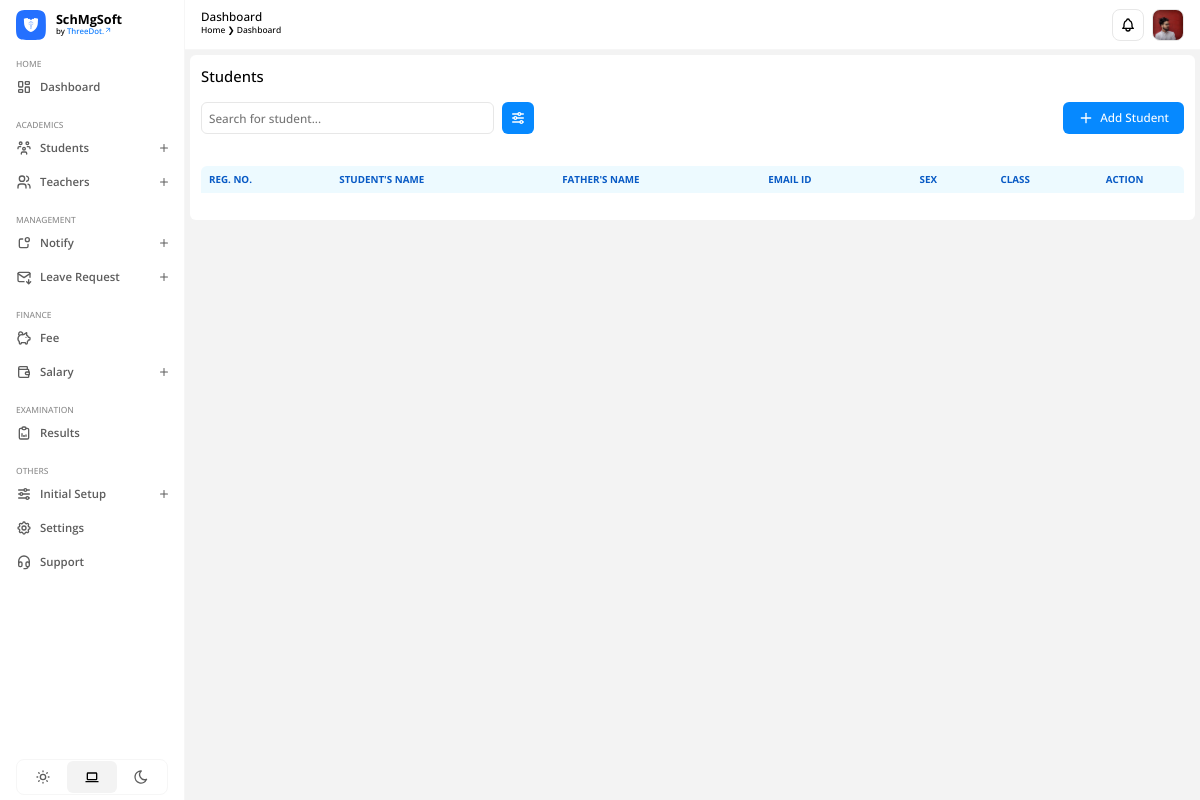
Before: /academics/students/ (signed in) with the older database file.
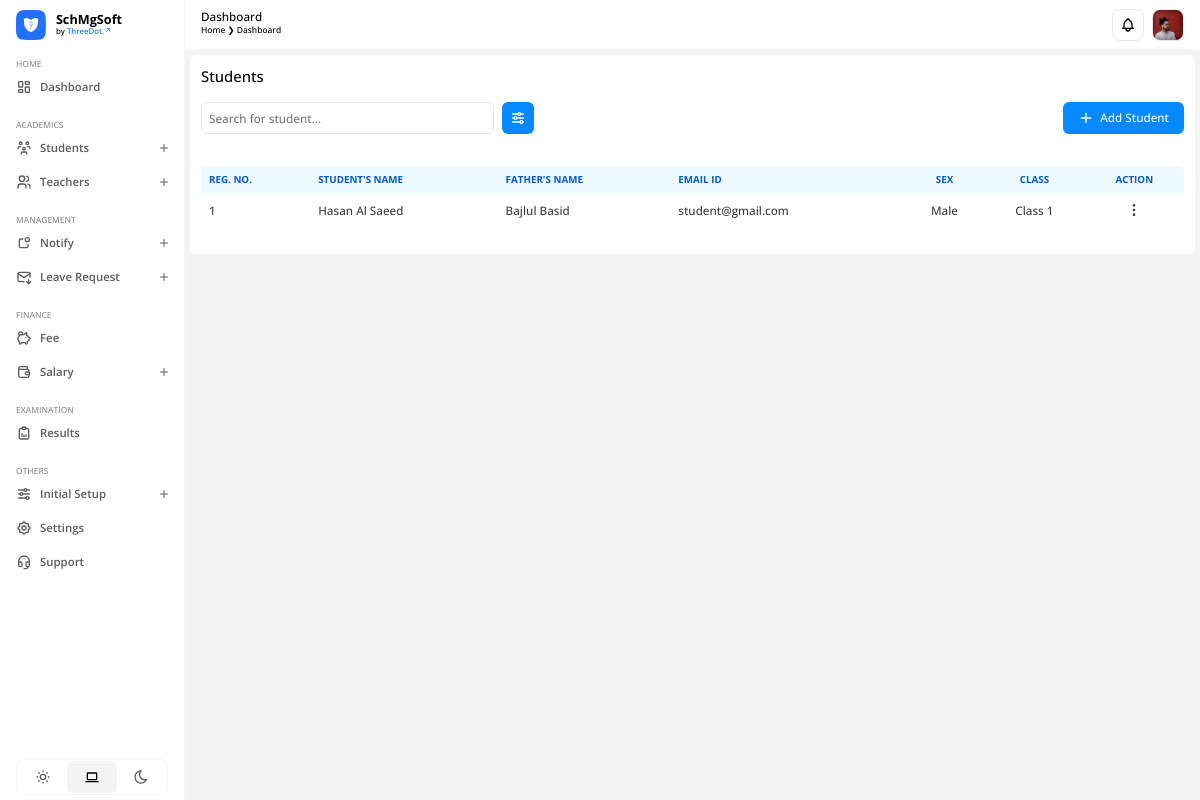
After: the same page with the newer database file.
### apps/users/models.py (models this page shows)
class CustomUser(AbstractUser):
    USER = (
        (1, 'ADMIN'),
        (2, 'TEACHER'),
        (3, 'STUDENT')
    )
    user_type = models.CharField(choices=USER, max_length=20, default=1)
    profile_pic = models.ImageField(upload_to='profile_pic/', null=True, blank=True)
    city = models.CharField(max_length=200, blank=True)
    country = models.CharField(max_length=200, blank=True)

### apps/academics/models.py (models this page shows, shortened)
class Student(models.Model):
    admin = models.OneToOneField(CustomUser, on_delete=models.CASCADE)
    father_name = models.CharField(max_length=200)
    mother_name = models.CharField(max_length=200)
    gender = models.CharField(max_length=20)
    dob = models.DateField()
    mobile_no = models.PositiveIntegerField()
    vill_town = models.CharField(max_length=200)
    post_office = models.CharField(max_length=200)
    police_station = models.CharField(max_length=200)
    district = models.CharField(max_length=200)
    permanent_address = models.CharField(max_length=300)
    state = models.CharField(max_length=200)
    pin = models.PositiveIntegerField()
    session_id = models.ForeignKey(Session, on_delete=models.DO_NOTHING)
    class_id = models.ForeignKey(Class, on_delete=models.DO_NOTHING)
    student_photo = models.ImageField(upload_to='media/profile_pic')
    dob_certificate = models.FileField(upload_to='media/students/certificates')
    created_at = models.DateTimeField(auto_now_add=True)
    updated_at = models.DateTimeField(auto_now=True)

### apps/home/models.py (models this page shows, shortened)
class Class(models.Model):
    session = models.ForeignKey(Session, on_delete=models.DO_NOTHING)
    class_name = models.CharField(max_length=100)
    created_at = models.DateTimeField(auto_now_add=True)
    updated_at = models.DateTimeField(auto_now=True)

### apps/academics/views.py (the view, shortened to what this page needs)
# urls.py: path('students/', views.students, name='students'),
@login_required(login_url='/')
def students(request):
    classes = Class.objects.all()
    sessions = Session.objects.all()
    students = Student.objects.all()
    student_count = Student.objects.count()
    context = {
        'classes': classes,
        'sessions': sessions,
        'students': students,
        'student_count': student_count
    }
    return render(request, 'students.html', context)

### apps/academics/templates/students.html (shortened to what this page needs)
{% extends "base.html" %} {% load static %} {% block htmlhead %}
<link
  rel="stylesheet"
  type="text/css"
  href="{% static 'css/academics/students.css' %}"
/>
{% endblock htmlhead %} {% block content %}
<div id="students">
  <h3>Students</h3>
  <div class="header">
    <div class="search-filter">
      <input
        type="text"
        name="search-input"
        id="search-input"
        placeholder="Search for student..."
      />
      <button>
      </button>
    </div>
    <span id="add-student-form-btn">
      <p>Add Student</p>
    </span>
  </div>
  <div id="table-container">
    <table id="student-table">
      <thead>
        <tr>
          <th>REG. NO.</th>
          <th>STUDENT'S NAME</th>
          <th>FATHER'S NAME</th>
          <th>EMAIL ID</th>
          <th style="text-align: center">SEX</th>
          <th style="text-align: center">CLASS</th>
          <th style="text-align: center">ACTION</th>
        </tr>
      </thead>
      <tbody>
        {% for i in students %}
        <tr>
          <td>{{ forloop.counter }}</td>
          <td>{{ i.admin.first_name }}&nbsp;{{ i.admin.last_name }}</td>
          <td>{{ i.father_name }}</td>
          <td>{{ i.admin.email }}</td>
          <td style="text-align: center">{{ i.gender }}</td>
          <td style="text-align: center">{{ i.class_id.class_name }}</td>
          <td
            style="
              text-align: center;
              display: flex;
              align-items: center;
              justify-content: center;
            "
          >
            <button class="action-btn">
            </button>
          </td>
        </tr>
        {% endfor %}
      </tbody>
    </table>
  </div>
</div>
{% include "add-student-form.html" %}
{% endblock %}

### SchMgSoft/templates/base.html (shortened to what this page needs)
{% load static %}
<!DOCTYPE html>
<html lang="en">
  <head>
    <link
      rel="stylesheet"
      type="text/css"
      href="{% static 'css/style.css' %}"
    />
    {% block htmlhead %} {% endblock htmlhead %}
  </head>
  <body class="light-mode">
    {% include "header.html" %}
    {% include "sidebar.html" %}
    <main id="main-content">{% block content %} {% endblock %}</main>
  </body>
</html>

### SchMgSoft/templates/header.html (shortened to what this page needs)
{% load static %}
{% block content %}
<header>
  <div class="left">
    <h3>Dashboard</h3>
    <div class="breadcrumb">
      <p>Home &#10095; Dashboard</p>
    </div>
  </div>
  <div class="right">
    <div id="notification-icon">
    </div>
    <div id="profile">
      {% if user.profile_pic == "" %}
      <img
        src="https://images.unsplash.com/photo-1522075469751-3a6694fb2f61?crop=entropy&cs=srgb&fm=jpg&ixid=M3wzMjM4NDZ8MHwxfHJhbmRvbXx8fHx8fHx8fDE3MjA2ODA4NTB8&ixlib=rb-4.0.3&q=85"
        alt="Profile Photo."
      />
      {% else %}
      <img src="{{ user.profile_pic.url }}" alt="Profile Photo." />
      {% endif %}
    </div>
  </div>
</header>
{% endblock %}
{% block extracss %}
<link rel="stylesheet" type="text/css" href="{% static 'css/header.css' %}" />
{% endblock %}

### SchMgSoft/templates/sidebar.html (shortened to what this page needs)
{% load static %}
{% load active_link_tags %}
{% block content %}
<aside id="sidebar">
  <div id="logo">
    <div id="logo-image">
    </div>
    <div id="logo-name">
      <h3>SchMgSoft</h3>
      <p>
        by
        <a href="https://threedot.in/" target="_blank" rel="noopener noreferrer"
          >ThreeDot.</a>
      </p>
    </div>
  </div>
  {% if user.user_type == '1' %}
  <section id="navbar">
    <div class="group">
      <p class="title">HOME</p>
      <a href="{% url 'home' %}" class="{% active_link 'home' 'active' %}">
        <span class="left">
          <p>Dashboard</p>
        </span>
      </a>
    </div>
    <div class="group">
      <p class="title">ACADEMICS</p>
      <div class="menu">
        <div class="menu-item {% active_link 'students' 'active' %}">
          <span class="left">
            <p>Students</p>
          </span>
          <span class="right">
            <div class="dropdown">
            </div>
          </span>
        </div>
      </div>
      <div class="menu">
        <div class="menu-item {% active_link 'teachers' 'active' %}">
          <span class="left">
            <p>Teachers</p>
          </span>
          <span class="right">
            <div class="dropdown">
            </div>
          </span>
        </div>
      </div>
    </div>
    <div class="group">
      <p class="title">MANAGEMENT</p>
      <div class="menu">
        <div class="menu-item">
          <span class="left">
            <p>Notify</p>
          </span>
          <span class="right">
            <div class="dropdown">
            </div>
          </span>
        </div>
      </div>
      <div class="menu">
        <div class="menu-item">
          <span class="left">
            <p>Leave Request</p>
          </span>
          <span class="right">
            <div class="dropdown">
            </div>
          </span>
        </div>
      </div>
    </div>
    <div class="group">
      <p class="title">FINANCE</p>
      <a href="#">
        <span class="left">
          <p>Fee</p>
        </span>
      </a>
      <div class="menu">
        <div class="menu-item">
          <span class="left">
            <p>Salary</p>
          </span>
          <span class="right">
            <div class="dropdown">
            </div>
          </span>
        </div>
      </div>
    </div>
    <div class="group">
      <p class="title">EXAMINATION</p>
      <a href="#">
        <span class="left">
          <p>Results</p>
        </span>
      </a>
    </div>
    <div class="group">
      <p class="title">OTHERS</p>
      <div class="menu">
        <div class="menu-item {% active_link 'add-session || add-class || add-subject' 'active' %}">
          <span class="left">
            <p>Initial Setup</p>
          </span>
          <span class="right">
            <div class="dropdown">
            </div>
          </span>
        </div>
      </div>
      <a href="#">
        <span class="left">
          <p>Settings</p>
        </span>
      </a>
      <a href="#">
        <span class="left">
          <p>Support</p>
        </span>
      </a>
    </div>
  </section>
  {% endif %}
  <div id="mode-toggler">
    <span id="light-mode">
    </span>
    <span id="system-default-mode">
    </span>
    <span id="dark-mode">
    </span>
  </div>
</aside>
{% endblock %}
{% block extracss %}
<link rel="stylesheet" type="text/css" href="{% static 'css/sidebar.css' %}" />
{% endblock %}

### apps/academics/templates/add-student-form.html (shortened to what this page needs)
{% load static %}
{% block extracss %}
<link
  rel="stylesheet"
  type="text/css"
  href="{% static 'css/academics/add-student-form.css' %}"
/>
{% endblock %}

### SchMgSoft/static/css/style.css (style rules this page uses)
:root { --accent-clr-50: #edfaff; --accent-clr-100: #d6f1ff; --accent-clr-200: #b5e9ff; --accent-clr-300: #83ddff; --accent-clr-400: #48c7ff; --accent-clr-500: #1ea8ff; --accent-clr-600: #0689ff; --accent-clr-700: #0075fe; --accent-clr-800: #085ac5; --accent-clr-900: #0d4e9b; --accent-clr-950: #0e305d; --round-sm: 0.125rem; --round-norm: 0.25rem; --round-md: 0.375rem; --round-lg: 0.5rem; --round-xl: 0.75rem; --round-2xl: 1rem; --round-3xl: 1.5rem; --round-full: 50%; --transition-time: 0.15s; --animation-time: 0.3s; }
*, *:before, *:after { margin: 0; padding: 0; box-sizing: border-box; font-family: 'Open Sans', sans-serif; font-synthesis: none; -webkit-font-smoothing: antialiased; -moz-osx-font-smoothing: grayscale; text-rendering: optimizeLegibility; }
html { scroll-behavior: smooth; }
body { margin: 0; padding: 0; min-width: 100%; min-height: 100vh; font-family: 'Open Sans', sans-serif; font-synthesis: none; -webkit-font-smoothing: antialiased; -moz-osx-font-smoothing: grayscale; text-rendering: optimizeLegibility; overflow: hidden; }
body.light-mode { --text-clr-50: #f6f6f6; --text-clr-100: #e7e7e7; --text-clr-200: #d1d1d1; --text-clr-300: #b0b0b0; --text-clr-400: #9c9c9c; --text-clr-500: #8c8c8c; --text-clr-600: #5d5d5d; --text-clr-700: #4f4f4f; --text-clr-800: #454545; --text-clr-900: #3d3d3d; --text-clr-950: #000000; --bg-clr: #f3f3f3; --bg-component: #ffffff; --bg-icon: #f3f3f3; --bg-blur: rgba(255, 255, 255, 0.3); --border-clr: rgba(0, 0, 0, 0.05); }
a { padding: 0; margin: 0; text-decoration: none; cursor: pointer; }
p, h1, h2, h3, h4, h5, h6 { padding: 0; margin: 0; }
#main-content { position: absolute; top: 50px; right: 0; padding: 5px; width: calc(100% - 185px); height: calc(100% - 50px); background-color: var(--bg-clr); }

### SchMgSoft/static/css/header.css (style rules this page uses)
header { position: absolute; top: 0; right: 0; padding: 9px 16px; width: calc(100% - 185px); height: 50px; display: flex; align-items: center; justify-content: space-between; background-color: var(--bg-component); border-bottom: 1px solid var(--text-clr-50); }
header .left, header .right { height: 100%; display: flex; }
header .left { flex-direction: column; align-items: start; justify-content: left; }
header .left h3 { font-size: 0.731rem; font-weight: 500; text-align: left; color: var(--text-clr-950); }
header .left .breadcrumb { display: flex; }
header .left .breadcrumb p { font-size: 0.531rem; font-weight: 500; text-align: left; color: var(--text-clr-950); }
header .right { gap: 8px; align-items: center; justify-content: right; }
header .right #profile, header .right #notification-icon { width: 32px; height: 32px; display: flex; align-items: center; justify-content: center; border: 1px solid var(--text-clr-100); border-radius: var(--round-lg); cursor: pointer; overflow: hidden; }
header .right #profile img { width: 100%; height: 100%; object-fit: cover; }
header .right #notification-icon svg { width: 16px; height: 16px; object-fit: contain; color: var(--text-clr-950); }

Changed rows visible on the page:
added Student: admin.first_name "Hasan", admin.last_name "Al Saeed", father_name "Bajlul Basid", admin.email "student@gmail.com", gender "Male", class_id.class_name "Class 1"
